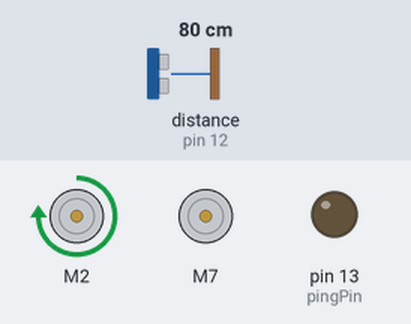
This sketch was run on a simulated Arduino Uno, built for the host (arithmetic inside an expression is 32-bit, double 64-bit). Parts: 2 × DC motor (green arrow = forward, orange = backward, longer = faster), output pins drawn as LEDs (lit = HIGH). Inputs (shaded band) come from the test bench; at power-on: distance to the obstacle (sensor on pin 12) 80 cm. The echo pulse lasts 58.3 µs per cm; what the sketch prints to the serial monitor is not drawn.

Above: at 0.5 s.
At 6.5 s:
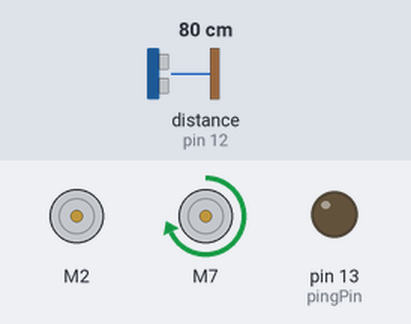
At 10.0 s:
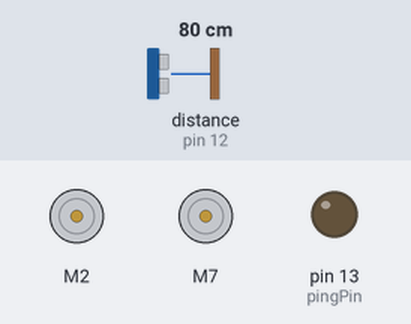
Timing chart, 0 to 16.9 s (numbered marks = the images above):
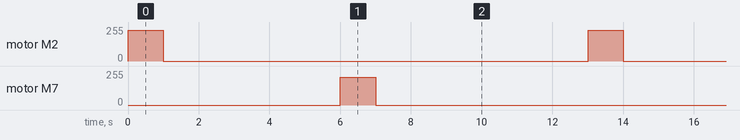

Measured:
- by itself, motor M2: alternates forward 232/255 for 1.0 s and stopped for 12.0 s
- by itself, motor M7: alternates forward 208/255 for 1.0 s and stopped for 12.0 s

The sketch:

sketch_nov30a.ino
```cpp
#include <SparkFun_TB6612.h>
#include <HCSR04.h>
#include <Wire.h>
#include <LIDARLite.h>

//useful commands:


#define AIN1 2
#define BIN1 7
#define AIN2 4
#define BIN2 8
#define PWMA 5
#define PWMB 6
#define STBY 9

const int offsetA = 1;
const int offsetB = 1;
const int pingPin = 13; // Trigger Pin of Ultrasonic Sensor
const int echoPin = 12; // Echo Pin of Ultrasonic Sensor

Motor motor1 = Motor(AIN1, AIN2, PWMA, offsetA, STBY);
Motor motor2 = Motor(BIN1, BIN2, PWMB, offsetB, STBY);
LIDARLite myLidarLite;

long microsecondsToCentimeters(long microseconds) {
   return microseconds / 29 / 2;
}

void forward(int t)
{
  motor1.drive(255);
  motor2.drive(208);
  delay(t);
  br();
}

void center()
{
  forward(3000);
}

void turn_around_left(){
  motor1.drive(232);
  delay(1000);
  motor1.brake();
}

void turn_around_right(){
  motor2.drive(208);
  delay(1000);
  motor2.brake();
}

// void left90(){
//   motor1.drive(200);
//   delay(1000);
//   motor1.brake();
// }

//void dumb_way(){
//  center();
//  left90();
//  forward();
//  for(int i = 0; i < 8; i++){
//    if((i % 2) == 0){
//      turn_around_left();
//      forward();
//    }else{
//      turn_around_right();
//      forward();
//    }
//  }
//  turn_around_left();
//  forward();
//
//
//}

// void sweep()
// {

// }

// void rotate()
// {

// }

void br()
{
  motor1.brake();
  motor2.brake();
}


float distance_sonic(){
   long duration, inches, cm;
   pinMode(pingPin, OUTPUT);
   digitalWrite(pingPin, LOW);
   delayMicroseconds(2);
   digitalWrite(pingPin, HIGH);
   delayMicroseconds(10);
   digitalWrite(pingPin, LOW);
   pinMode(echoPin, INPUT);
   duration = pulseIn(echoPin, HIGH);
   return microsecondsToCentimeters(duration);
}

int distance_laser()
{
  if(!digitalRead(3)){
    return(myLidarLite.distanceContinuous());
  }else{
    return distance_laser();
  }
}

void is_robot(){

}

void detect_block()
{

}

void setup()
{
  Serial.begin(115200);
  myLidarLite.begin();
  myLidarLite.beginContinuous();
  pinMode(3, INPUT);
}


void loop()
{
  turn_around_left();
  delay(5000);
  turn_around_right();
  delay(5000);
  Serial.println(distance_sonic());
  delay(1000);

}
```
